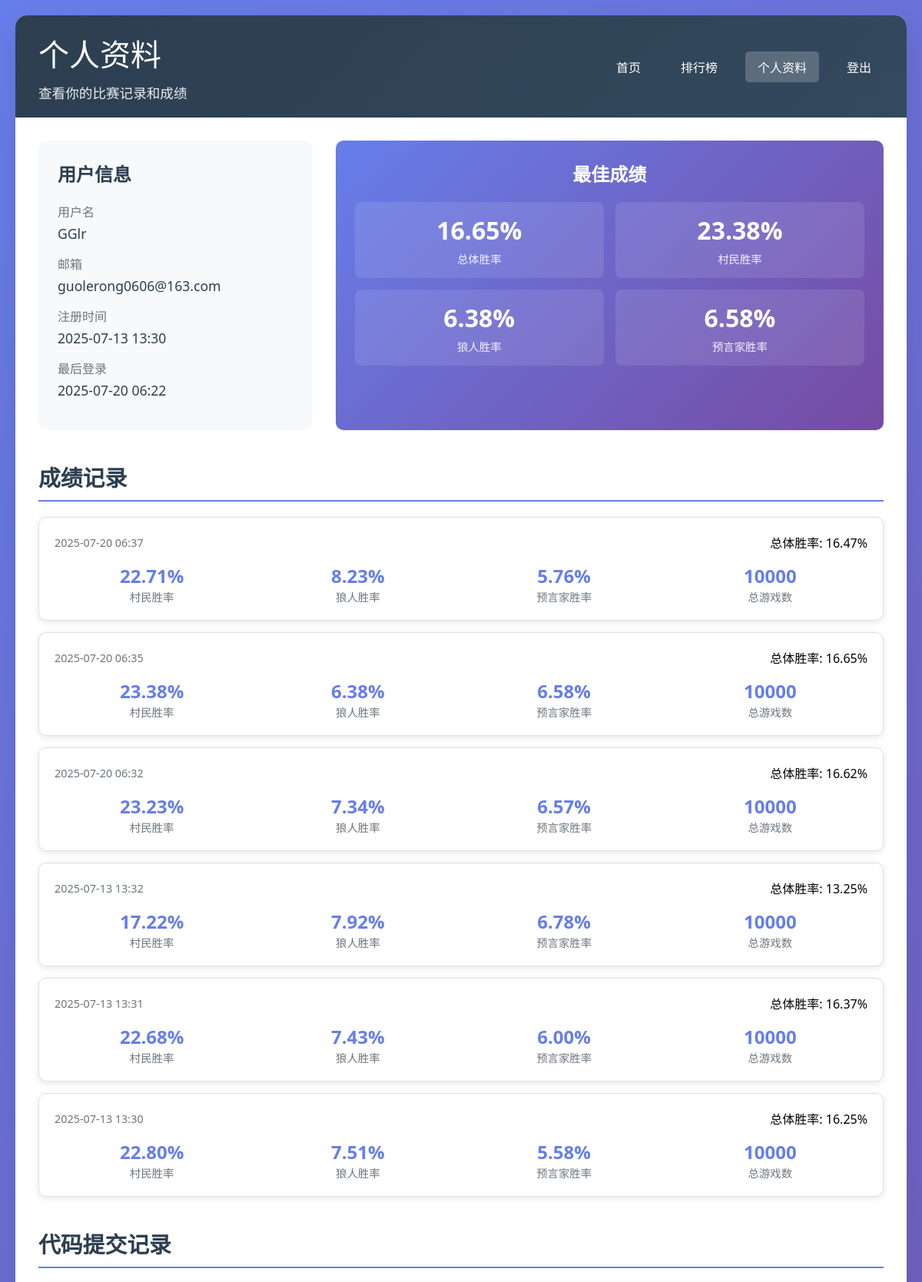
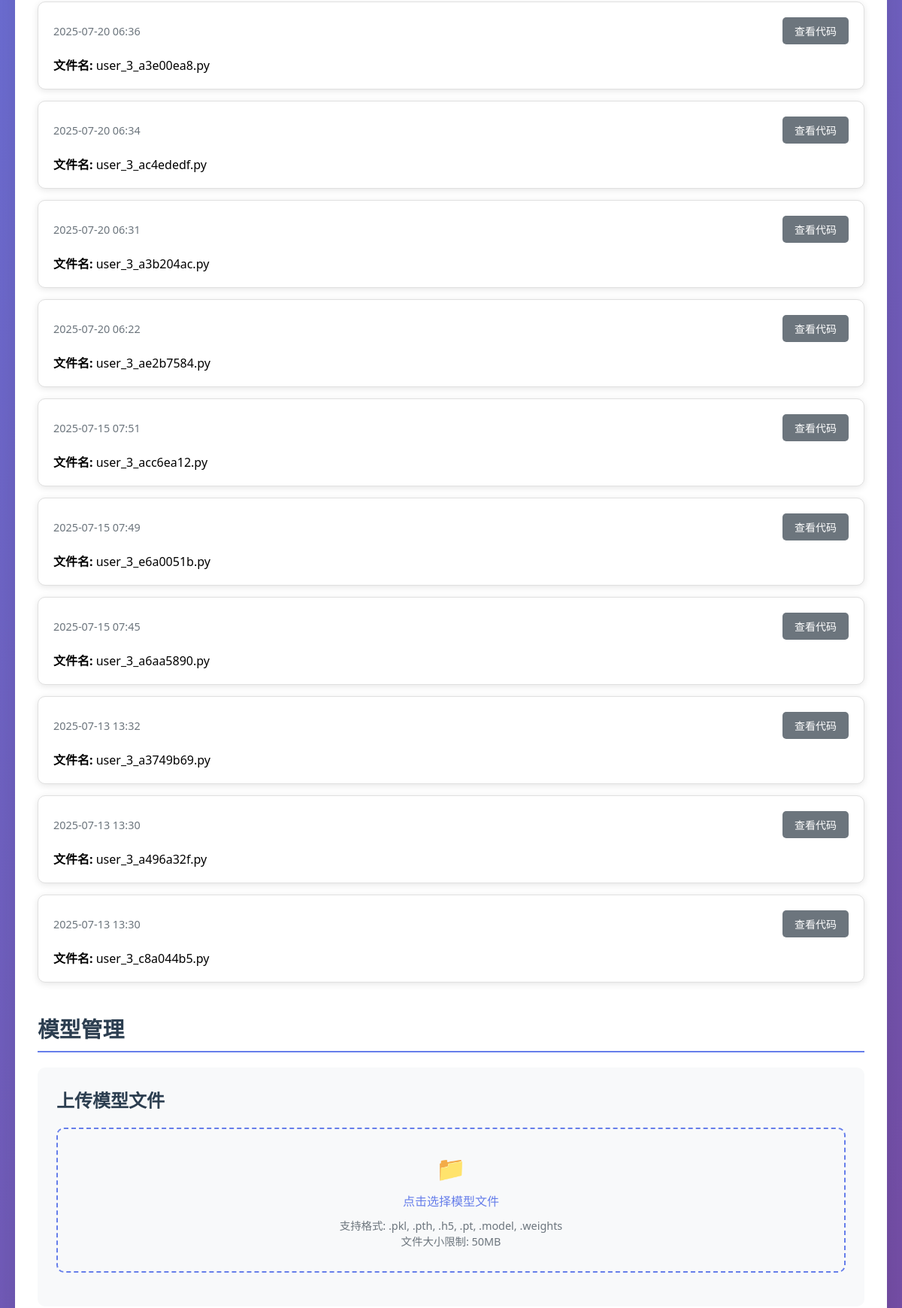
/profile (signed in, upper part), run on the app's committed database (2 pictures, top to bottom).
### models.py (models this page shows, shortened)
class User(UserMixin, db.Model):
    __tablename__ = 'users'
    id = db.Column(db.Integer, primary_key=True)
    username = db.Column(db.String(80), unique=True, nullable=False)
    email = db.Column(db.String(120), unique=True, nullable=False)
    password_hash = db.Column(db.String(255), nullable=False)
    created_at = db.Column(db.DateTime, default=datetime.utcnow)
    last_login = db.Column(db.DateTime)
    submissions = db.relationship('Submission', backref='user', lazy=True)
    scores = db.relationship('Score', backref='user', lazy=True)

class Score(db.Model):
    __tablename__ = 'scores'
    id = db.Column(db.Integer, primary_key=True)
    user_id = db.Column(db.Integer, db.ForeignKey('users.id'), nullable=False)
    submission_id = db.Column(db.Integer, db.ForeignKey('submissions.id'), nullable=False)
    villager_win_rate = db.Column(db.Float, default=0.0)
    wolf_win_rate = db.Column(db.Float, default=0.0)
    seer_win_rate = db.Column(db.Float, default=0.0)
    overall_win_rate = db.Column(db.Float, default=0.0)
    total_games = db.Column(db.Integer, default=0)
    villager_games = db.Column(db.Integer, default=0)
    wolf_games = db.Column(db.Integer, default=0)
    seer_games = db.Column(db.Integer, default=0)
    created_at = db.Column(db.DateTime, default=datetime.utcnow)
    submission = db.relationship('Submission', backref='scores')
    @property
    def formatted_overall_rate(self):
        return f"{self.overall_win_rate:.2%}"
    @property
    def formatted_villager_rate(self):
        return f"{self.villager_win_rate:.2%}"
    @property
    def formatted_wolf_rate(self):
        return f"{self.wolf_win_rate:.2%}"
    @property
    def formatted_seer_rate(self):
        return f"{self.seer_win_rate:.2%}"

class Submission(db.Model):
    __tablename__ = 'submissions'
    id = db.Column(db.Integer, primary_key=True)
    user_id = db.Column(db.Integer, db.ForeignKey('users.id'), nullable=False)
    filename = db.Column(db.String(255), nullable=False)
    code_content = db.Column(db.Text, nullable=False)
    submitted_at = db.Column(db.DateTime, default=datetime.utcnow)
    is_active = db.Column(db.Boolean, default=True)  # 是否为当前活跃版本

### app.py (the view)
@app.route('/profile')
@login_required
def profile():
    submissions = Submission.query.filter_by(user_id=current_user.id).order_by(Submission.submitted_at.desc()).all()
    scores = Score.query.filter_by(user_id=current_user.id).order_by(Score.created_at.desc()).all()
    best_score = Score.query.filter_by(user_id=current_user.id).order_by(Score.overall_win_rate.desc()).first()
    return render_template('profile.html',
                         user=current_user,
                         submissions=submissions,
                         scores=scores,
                         best_score=best_score)

### app.py (called while the page is built)
@login_manager.user_loader
def load_user(user_id):
    return User.query.get(int(user_id))

### templates/profile.html (shortened to what this page needs)
<!DOCTYPE html>
<html lang="zh-CN">
<head>
</head>
<body>
    <div class="container">
        <div class="header">
            <div class="header-content">
                <div class="header-left">
                    <h1>个人资料</h1>
                    <p>查看你的比赛记录和成绩</p>
                </div>
                <div class="nav-menu">
                    <a href="{{ url_for('index') }}" class="nav-link">首页</a>
                    <a href="{{ url_for('leaderboard') }}" class="nav-link">排行榜</a>
                    <a href="{{ url_for('profile') }}" class="nav-link active">个人资料</a>
                    <a href="{{ url_for('logout') }}" class="nav-link">登出</a>
                </div>
            </div>
        </div>
        <div class="main-content">
            <div class="profile-section">
                <div class="user-info">
                    <h3>用户信息</h3>
                    <div class="info-item">
                        <div class="info-label">用户名</div>
                        <div class="info-value">{{ user.username }}</div>
                    </div>
                    <div class="info-item">
                        <div class="info-label">邮箱</div>
                        <div class="info-value">{{ user.email }}</div>
                    </div>
                    <div class="info-item">
                        <div class="info-label">注册时间</div>
                        <div class="info-value">{{ user.created_at.strftime('%Y-%m-%d %H:%M') }}</div>
                    </div>
                    <div class="info-item">
                        <div class="info-label">最后登录</div>
                        <div class="info-value">
                            {% if user.last_login %}
                                {{ user.last_login.strftime('%Y-%m-%d %H:%M') }}
                            {% else %}
                                从未登录
                            {% endif %}
                        </div>
                    </div>
                </div>
                <div class="best-score">
                    <h3>最佳成绩</h3>
                    {% if best_score %}
                        <div class="score-grid">
                            <div class="score-item">
                                <div class="score-value">{{ best_score.formatted_overall_rate }}</div>
                                <div class="score-label">总体胜率</div>
                            </div>
                            <div class="score-item">
                                <div class="score-value">{{ best_score.formatted_villager_rate }}</div>
                                <div class="score-label">村民胜率</div>
                            </div>
                            <div class="score-item">
                                <div class="score-value">{{ best_score.formatted_wolf_rate }}</div>
                                <div class="score-label">狼人胜率</div>
                            </div>
                            <div class="score-item">
                                <div class="score-value">{{ best_score.formatted_seer_rate }}</div>
                                <div class="score-label">预言家胜率</div>
                            </div>
                        </div>
                    {% else %}
                        <p>暂无成绩记录</p>
                    {% endif %}
                </div>
            </div>
            <div class="scores-section">
                <h2 class="section-title">成绩记录</h2>
                {% if scores %}
                    {% for score in scores %}
                        <div class="score-card">
                            <div class="score-header">
                                <div class="score-date">{{ score.created_at.strftime('%Y-%m-%d %H:%M') }}</div>
                                <div class="score-overall">总体胜率: {{ score.formatted_overall_rate }}</div>
                            </div>
                            <div class="score-rates">
                                <div class="rate-item">
                                    <div class="rate-value">{{ score.formatted_villager_rate }}</div>
                                    <div class="rate-label">村民胜率</div>
                                </div>
                                <div class="rate-item">
                                    <div class="rate-value">{{ score.formatted_wolf_rate }}</div>
                                    <div class="rate-label">狼人胜率</div>
                                </div>
                                <div class="rate-item">
                                    <div class="rate-value">{{ score.formatted_seer_rate }}</div>
                                    <div class="rate-label">预言家胜率</div>
                                </div>
                                <div class="rate-item">
                                    <div class="rate-value">{{ score.total_games }}</div>
                                    <div class="rate-label">总游戏数</div>
                                </div>
                            </div>
                        </div>
                    {% endfor %}
                {% else %}
                    <div class="empty-state">
                        <h3>暂无成绩记录</h3>
                        <p>提交你的第一个智能体代码来获得成绩！</p>
                        <a href="{{ url_for('index') }}" class="btn btn-primary">开始编程</a>
                    </div>
                {% endif %}
            </div>
            <div class="submissions-section">
                <h2 class="section-title">代码提交记录</h2>
                {% if submissions %}
                    {% for submission in submissions %}
                        <div class="submission-card">
                            <div class="submission-header">
                                <div class="submission-date">{{ submission.submitted_at.strftime('%Y-%m-%d %H:%M') }}</div>
                                <div class="submission-actions">
                                    <button class="btn btn-secondary" onclick="viewCode({{ submission.id }})">查看代码</button>
                                </div>
                            </div>
                            <div class="submission-info">
                                <strong>文件名:</strong> {{ submission.filename }}
                            </div>
                        </div>
                    {% endfor %}
                {% else %}
                    <div class="empty-state">
                        <h3>暂无提交记录</h3>
                        <p>提交你的第一个智能体代码！</p>
                        <a href="{{ url_for('index') }}" class="btn btn-primary">开始编程</a>
                    </div>
                {% endif %}
            </div>
            <div class="models-section">
                <h2 class="section-title">模型管理</h2>
                <div class="upload-section">
                    <h3>上传模型文件</h3>
                    <div class="file-upload" onclick="document.getElementById('model-file').click()">
                        <label for="model-file">
                            <div style="font-size: 2em; margin-bottom: 10px;">📁</div>
                            <div>点击选择模型文件</div>
                        </label>
                        <div class="upload-info">
                            支持格式: .pkl, .pth, .h5, .pt, .model, .weights<br>
                            文件大小限制: 50MB
                        </div>
                    </div>
                </div>
            </div>
        </div>
    </div>
</body>
</html>

### templates/profile.html (style rules this page uses)
* { margin: 0; padding: 0; box-sizing: border-box; }
body { font-family: 'Segoe UI', Tahoma, Geneva, Verdana, sans-serif; background: linear-gradient(135deg, #667eea 0%, #764ba2 100%); min-height: 100vh; padding: 20px; }
.container { max-width: 1200px; margin: 0 auto; background: white; border-radius: 15px; box-shadow: 0 20px 40px rgba(0,0,0,0.1); overflow: hidden; }
.header { background: linear-gradient(135deg, #2c3e50 0%, #34495e 100%); color: white; padding: 20px 30px; }
.header-content { display: flex; justify-content: space-between; align-items: center; }
.header-left h1 { font-size: 2.5em; margin-bottom: 10px; font-weight: 300; }
.header-left p { font-size: 1.1em; opacity: 0.9; }
.nav-menu { display: flex; gap: 20px; }
.nav-link { color: white; text-decoration: none; padding: 8px 16px; border-radius: 5px; transition: all 0.3s ease; font-weight: 500; }
.nav-link.active { background: rgba(255,255,255,0.2); }
.main-content { padding: 30px; }
.profile-section { display: grid; grid-template-columns: 1fr 2fr; gap: 30px; margin-bottom: 40px; }
.user-info { background: #f8f9fa; border-radius: 10px; padding: 25px; }
.user-info h3 { color: #2c3e50; margin-bottom: 20px; font-size: 1.5em; }
.info-item { margin-bottom: 15px; }
.info-label { font-weight: 500; color: #6c757d; margin-bottom: 5px; }
.info-value { color: #2c3e50; font-size: 1.1em; }
.best-score { background: linear-gradient(135deg, #667eea 0%, #764ba2 100%); color: white; border-radius: 10px; padding: 25px; text-align: center; }
.best-score h3 { margin-bottom: 20px; font-size: 1.5em; }
.score-grid { display: grid; grid-template-columns: repeat(2, 1fr); gap: 15px; }
.score-item { background: rgba(255,255,255,0.1); border-radius: 8px; padding: 15px; }
.score-value { font-size: 2em; font-weight: bold; margin-bottom: 5px; }
.score-label { font-size: 0.9em; opacity: 0.9; }
.section-title { color: #2c3e50; margin-bottom: 20px; font-size: 1.8em; border-bottom: 2px solid #667eea; padding-bottom: 10px; }
.scores-section, .submissions-section { margin-bottom: 40px; }
.score-card, .submission-card { background: white; border: 1px solid #e0e0e0; border-radius: 10px; padding: 20px; margin-bottom: 15px; box-shadow: 0 2px 10px rgba(0,0,0,0.1); }
.score-header, .submission-header { display: flex; justify-content: space-between; align-items: center; margin-bottom: 15px; }
.score-date, .submission-date { color: #6c757d; font-size: 0.9em; }
.score-rates { display: grid; grid-template-columns: repeat(4, 1fr); gap: 15px; }
.rate-item { text-align: center; }
.rate-value { font-size: 1.5em; font-weight: bold; color: #667eea; }
.rate-label { font-size: 0.9em; color: #6c757d; }
.submission-actions { display: flex; gap: 10px; }
.btn { padding: 8px 16px; border: none; border-radius: 5px; cursor: pointer; font-size: 14px; font-weight: 500; transition: all 0.3s ease; text-decoration: none; display: inline-block; }
.btn-secondary { background: #6c757d; color: white; }
.models-section { margin-bottom: 40px; }
.upload-section { background: #f8f9fa; border-radius: 10px; padding: 25px; margin-bottom: 30px; }
.upload-section h3 { color: #2c3e50; margin-bottom: 20px; font-size: 1.5em; }
.file-upload { border: 2px dashed #667eea; border-radius: 10px; padding: 30px; text-align: center; margin-bottom: 20px; transition: all 0.3s ease; }
.file-upload label { cursor: pointer; color: #667eea; font-weight: 500; }
.upload-info { font-size: 0.9em; color: #6c757d; margin-top: 10px; }

### data on the page
User: username "GGlr", email "guolerong0606@163.com", created_at "2025-07-13 13:30", last_login "2025-07-20 06:22"
Score: formatted_overall_rate "16.65%", formatted_villager_rate "23.38%", formatted_wolf_rate "6.38%", formatted_seer_rate "6.58%", created_at "2025-07-20 06:35", total_games "10000"
Score: created_at "2025-07-20 06:37", formatted_overall_rate "16.47%", formatted_villager_rate "22.71%", formatted_wolf_rate "8.23%", formatted_seer_rate "5.76%", total_games "10000"
Score: created_at "2025-07-20 06:32", formatted_overall_rate "16.62%", formatted_villager_rate "23.23%", formatted_wolf_rate "7.34%", formatted_seer_rate "6.57%", total_games "10000"
Score: created_at "2025-07-13 13:32", formatted_overall_rate "13.25%", formatted_villager_rate "17.22%", formatted_wolf_rate "7.92%", formatted_seer_rate "6.78%", total_games "10000"
Score: created_at "2025-07-13 13:31", formatted_overall_rate "16.37%", formatted_villager_rate "22.68%", formatted_wolf_rate "7.43%", formatted_seer_rate "6.00%", total_games "10000"
Score: created_at "2025-07-13 13:30", formatted_overall_rate "16.25%", formatted_villager_rate "22.80%", formatted_wolf_rate "7.51%", formatted_seer_rate "5.58%", total_games "10000"
Submission: submitted_at "2025-07-20 06:36", filename "user_3_a3e00ea8.py"
Submission: submitted_at "2025-07-20 06:34", filename "user_3_ac4ededf.py"
Submission: submitted_at "2025-07-20 06:31", filename "user_3_a3b204ac.py"
Submission: submitted_at "2025-07-20 06:22", filename "user_3_ae2b7584.py"
Submission: submitted_at "2025-07-15 07:51", filename "user_3_acc6ea12.py"
Submission: submitted_at "2025-07-15 07:49", filename "user_3_e6a0051b.py"
Submission: submitted_at "2025-07-15 07:45", filename "user_3_a6aa5890.py"
Submission: submitted_at "2025-07-13 13:32", filename "user_3_a3749b69.py"
Submission: submitted_at "2025-07-13 13:30", filename "user_3_a496a32f.py"
Submission: submitted_at "2025-07-13 13:30", filename "user_3_c8a044b5.py"
